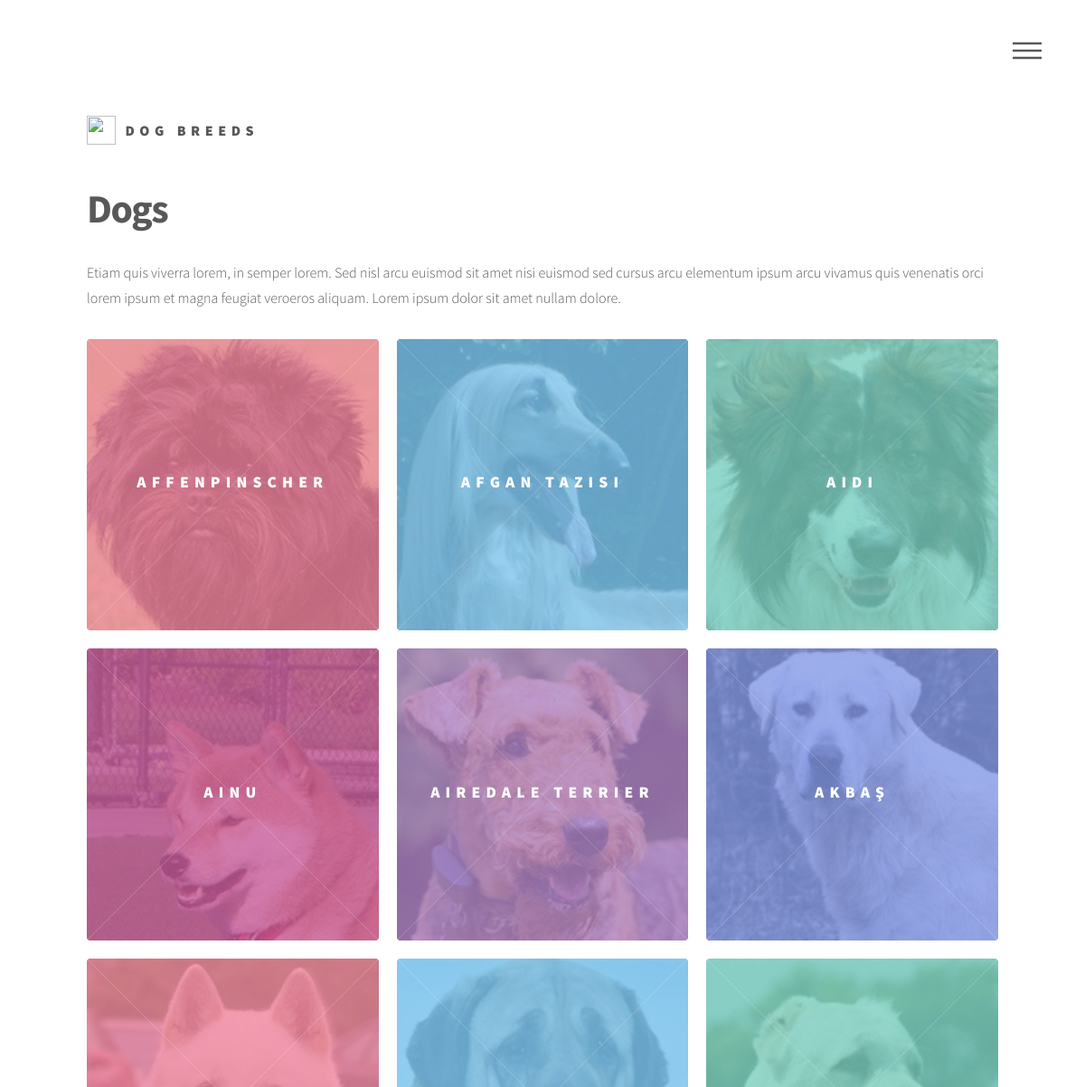
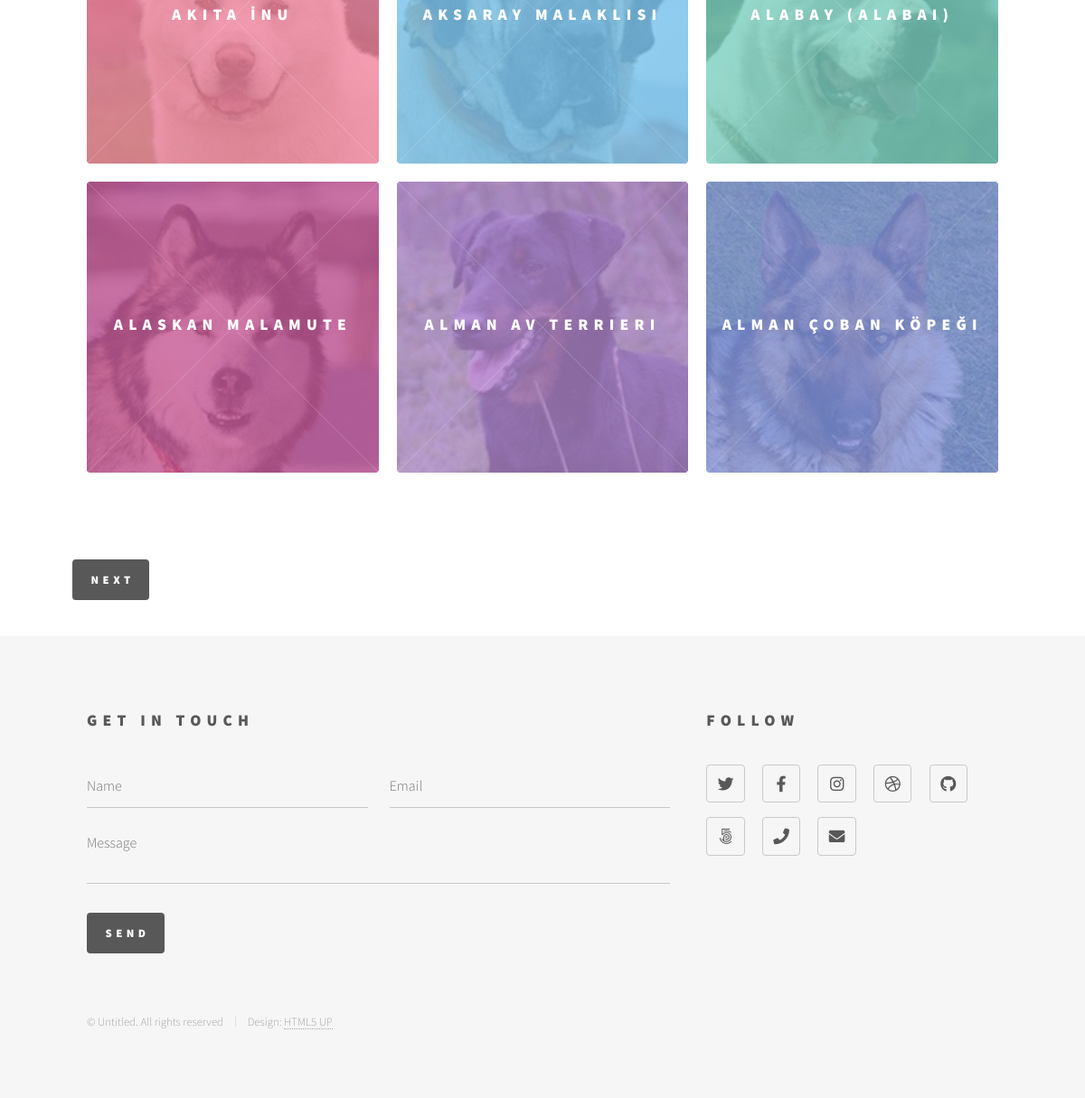
The page / on the database its author committed (2 pictures, top to bottom).
### dogbreeds/models.py (models this page shows, shortened)
class Dog(models.Model):
    name = models.CharField(max_length=64)
    link = models.CharField(max_length=64)
    smimg = models.CharField(max_length=64)
    bigimg = models.CharField(max_length=64)
    def get_absolute_url(self):
        slug_name = slugify(unidecode(self.name))
        return f"dog/{self.id}/{slug_name}"
    def get_small_image(self):
        return f"/dogbreeds/images/dogs/dog_{self.id}_sm.jpg"

### dogbreeds/views.py (the view)
# urls.py: path("", views.DogList.as_view(), name="index"),
class DogList(ListView):
    model = Dog
    template_name = "dogbreeds/index.html"
    paginate_by = 12

### dogbreeds/templates/dogbreeds/index.html (shortened to what this page needs)
{% extends "dogbreeds/base_layout.html" %}
{% load static %}
{% block body %}
<div id="main">
      <div class="inner">
        <header>
          <h1> Dogs </h1>
          <p>Etiam quis viverra lorem, in semper lorem. Sed nisl arcu euismod sit amet nisi euismod sed cursus arcu elementum ipsum arcu vivamus quis venenatis orci lorem ipsum et magna feugiat veroeros aliquam. Lorem ipsum dolor sit amet nullam dolore.</p>
        </header>
        <section class="tiles">
          {% for dog in object_list %}
              <article class="{% cycle 'style1' 'style2' 'style3' 'style4' 'style5' 'style6' %}">
                <span class="image">
                  <img src="{% static dog.get_small_image %}" alt="" />
                </span>
                <a href="{{ dog.get_absolute_url }}">
                  <h2>{{ dog.name }}</h2>
                </a>
              </article>
          {% endfor %}
        </section>
      </div>
    </div>
    <div style="padding-left: 80px;">
      <ul class="actions stacked">
        <li><a href="?page={{ page_obj.next_page_number }}" class="button primary">Next</a></li>
      </ul>
    </div>
{% endblock body %}

### dogbreeds/templates/dogbreeds/base_layout.html
{% include "dogbreeds/header_layout.html" %}
{% block body %}{% endblock body %}
{% include "dogbreeds/footer_layout.html" %}

### dogbreeds/templates/dogbreeds/header_layout.html (shortened to what this page needs)
{% load static  %}
<!DOCTYPE HTML>
<html>
	<head>
		<link rel="stylesheet" href="{% static 'dogbreeds/css/main.css'%}" />
	</head>
	<body class="is-preload">
			<div id="wrapper">
					<header id="header">
						<div class="inner">
								<a href="{% url 'index' %}" class="logo">
									<span class="symbol"><img src="{% static 'dogbreeds/images/doberman.ico' %}" alt="" /></span><span class="title">Dog Breeds</span>
								</a>
								<nav>
									<ul>
										<li><a href="#menu">Menu</a></li>
									</ul>
								</nav>
						</div>
					</header>

### dogbreeds/templates/dogbreeds/footer_layout.html (shortened to what this page needs)
{% load static %}
  <footer id="footer">
    <div class="inner">
      <section>
        <h2>Get in touch</h2>
        <form method="post" action="#">
          <div class="fields">
            <div class="field half">
              <input type="text" name="name" id="name" placeholder="Name" />
            </div>
            <div class="field half">
              <input type="email" name="email" id="email" placeholder="Email" />
            </div>
            <div class="field">
              <textarea name="message" id="message" placeholder="Message"></textarea>
            </div>
          </div>
          <ul class="actions">
            <li><input type="submit" value="Send" class="primary" /></li>
          </ul>
        </form>
      </section>
      <section>
        <h2>Follow</h2>
        <ul class="icons">
          <li><a href="#" class="icon brands style2 fa-twitter"><span class="label">Twitter</span></a></li>
          <li><a href="#" class="icon brands style2 fa-facebook-f"><span class="label">Facebook</span></a></li>
          <li><a href="#" class="icon brands style2 fa-instagram"><span class="label">Instagram</span></a></li>
          <li><a href="#" class="icon brands style2 fa-dribbble"><span class="label">Dribbble</span></a></li>
          <li><a href="#" class="icon brands style2 fa-github"><span class="label">GitHub</span></a></li>
          <li><a href="#" class="icon brands style2 fa-500px"><span class="label">500px</span></a></li>
          <li><a href="#" class="icon solid style2 fa-phone"><span class="label">Phone</span></a></li>
          <li><a href="#" class="icon solid style2 fa-envelope"><span class="label">Email</span></a></li>
        </ul>
      </section>
      <ul class="copyright">
        <li>&copy; Untitled. All rights reserved</li><li>Design: <a href="http://html5up.net">HTML5 UP</a></li>
      </ul>
    </div>
  </footer>
</div>
</body>
</html>

### rows shown on the page
Dog: name "AFFENPINSCHER"
Dog: name "AFGAN TAZISI"
Dog: name "AIDI"
Dog: name "AINU"
Dog: name "AIREDALE TERRIER"
Dog: name "AKBAŞ"
Dog: name "AKITA İNU"
Dog: name "AKSARAY MALAKLISI"
Dog: name "ALABAY (ALABAI)"
Dog: name "ALASKAN MALAMUTE"
Dog: name "ALMAN AV TERRIERI"
Dog: name "ALMAN ÇOBAN KÖPEĞI"
